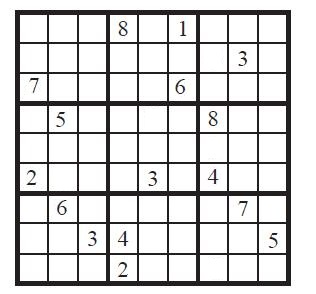
#> input picture sudoku.jpg, 316 x 294 px
$ python gradyanlar-DERS12.py   (older library calls are emulated)
#> lines starting #> are read from the running program, lines starting #| are printed output that depends on the picture
# bir görüntüdeki yoğunluk veya renkteki yönlü bir değişikliktir. Görüntünün gradyanı, görüntü işlemedeki
# temel yapı taşlarından biridir.Örneğin, Canny kenar algılayıcı , kenar algılama için görüntü gradyanını kullanır
import cv2

img=cv2.imread("sudoku.jpg",0)
#> img: shape (294, 316); min 1, max 255, mean 214
cv2.imshow("sudoku",img)

#ddepth parametresi outputun derinliğini gösterir,kernel size de matrisi(5e5) belirler
sobelx=cv2.Sobel(img,cv2.CV_16S,dx=1,dy=0,ksize=5) #x yönündeki gradyant
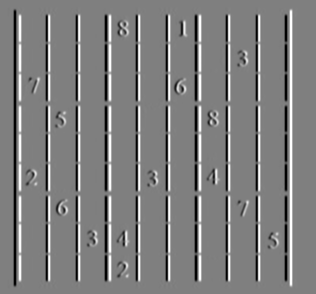
#> sobelx: shape (294, 316) int16; min -10816, max 10807, mean 0; drawn with min black and max white
cv2.imshow("sobelx",sobelx)

sobely=cv2.Sobel(img,cv2.CV_16S,dx=0,dy=1,ksize=5)#y yönündeki gradyant
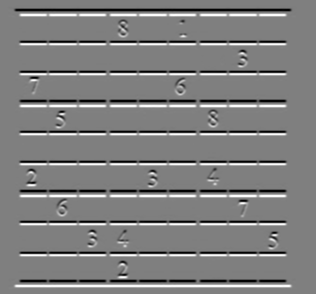
#> sobely: shape (294, 316) int16; min -10818, max 10837, mean 0; drawn with min black and max white
cv2.imshow("sobely",sobely)

#laplacian gradient
laplacian=cv2.Laplacian(img,ddepth=cv2.CV_16S,ksize=5) #hem x hem de y yönünde gradyan yapar
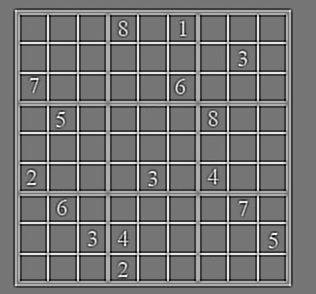
#> laplacian: shape (294, 316) int16; min -7476, max 8708, mean 0; drawn with min black and max white
cv2.imshow("laplacian",laplacian)

cv2.waitKey(0)
cv2.destroyAllWindows()
